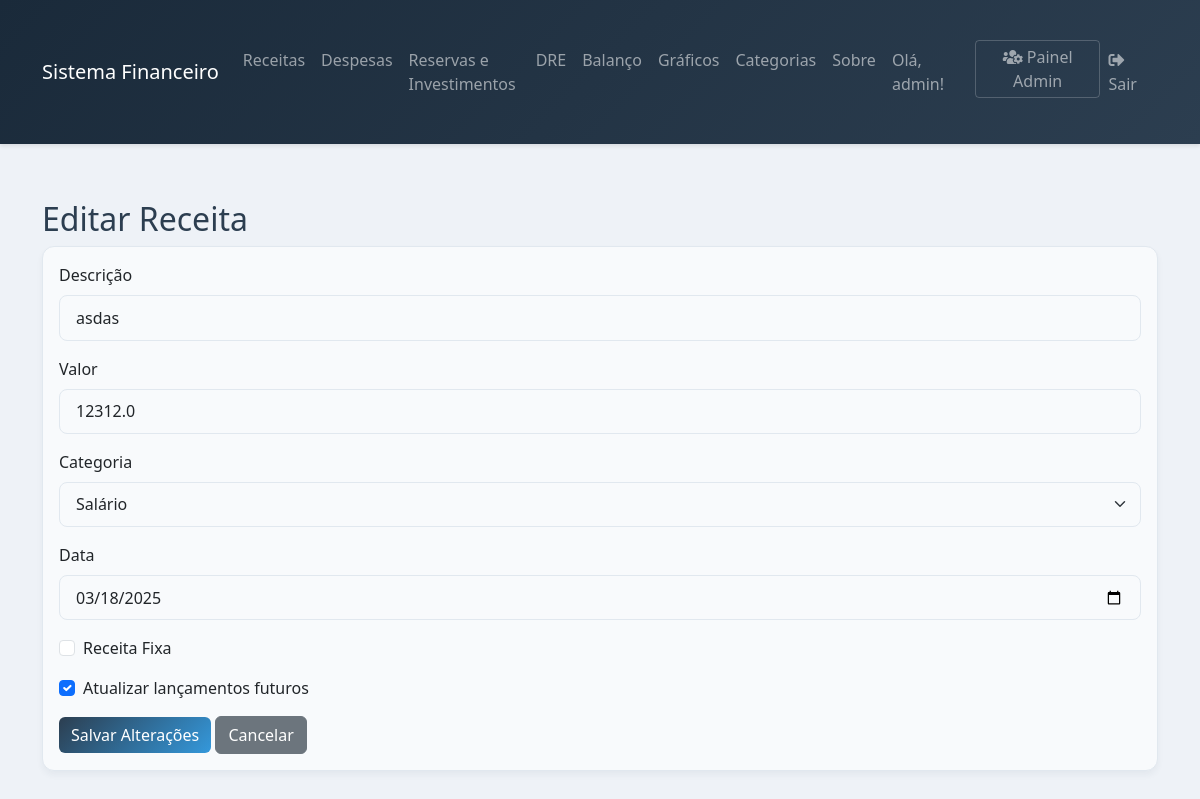
The app's page /editar_receita/2 (signed in) with its own data.
### models.py (models this page shows, shortened)
class Usuario(db.Model):
    __tablename__ = 'usuario'
    id = db.Column(db.Integer, primary_key=True)
    username = db.Column(db.String(80), unique=True, nullable=False)
    senha_hash = db.Column(db.String(128))
    is_admin = db.Column(db.Boolean, default=False)
    despesas = db.relationship('Despesa', backref='usuario', lazy=True)
    receitas = db.relationship('Receita', backref='usuario', lazy=True)

class Receita(db.Model):
    __tablename__ = 'receitas'
    id = db.Column(db.Integer, primary_key=True)
    descricao = db.Column(db.String(100), nullable=False)
    valor = db.Column(db.Float, nullable=False)
    data = db.Column(db.Date, nullable=False)
    categoria_id = db.Column(db.Integer, db.ForeignKey('categoria.id'), nullable=False)
    usuario_id = db.Column(db.Integer, db.ForeignKey('usuario.id'), nullable=False)
    fixa = db.Column(db.Boolean, default=False)
    recebido = db.Column(db.Boolean, default=False)
    num_repeticoes = db.Column(db.Integer, default=12)
    categoria = db.relationship('Categoria', lazy=True)

class Categoria(db.Model):
    __tablename__ = 'categoria'
    id = db.Column(db.Integer, primary_key=True)
    nome = db.Column(db.String(50), nullable=False)
    tipo = db.Column(db.String(20), nullable=False)  # 'receita' ou 'despesa'

### app.py (the view, shortened to what this page needs)
@app.route('/editar_receita/<int:id>', methods=['GET', 'POST'])
@login_required
def editar_receita(id):
    try:
        receita = Receita.query.get_or_404(id)
        usuario_id = Usuario.query.filter_by(username=session['usuario']).first().id
        if receita.usuario_id != usuario_id:
            app.logger.warning(f'Tentativa de acesso não autorizado à receita {id} pelo usuário {session["usuario"]}')
            flash('Acesso negado!', 'danger')
            return redirect(url_for('receitas'))
        categorias = Categoria.query.filter_by(tipo='receita').all()
        return render_template('editar_receita.html', receita=receita, categorias=categorias)
    except Exception as e:
        app.logger.error(f'Erro ao acessar edição de receita {id}: {str(e)}')
        flash('Erro ao acessar receita!', 'danger')
        return redirect(url_for('receitas'))

### app.py (called while the page is built)
def login_required(f):
    @wraps(f)
    def decorated_function(*args, **kwargs):
        if 'usuario' not in session:
            flash('Acesso negado. Por favor, faça login para continuar.', 'warning')
            return redirect(url_for('login'))
        return f(*args, **kwargs)
    return decorated_function

### templates/editar_receita.html (shortened to what this page needs)
{% extends "base.html" %}
{% block content %}
<div class="container mt-4">
    <h2>Editar Receita</h2>
    <div class="card">
        <div class="card-body">
            <form method="POST">
                <div class="mb-3">
                    <label for="descricao" class="form-label">Descrição</label>
                    <input type="text" class="form-control" id="descricao" name="descricao"
                           value="{{ receita.descricao }}" required>
                </div>
                <div class="mb-3">
                    <label for="valor" class="form-label">Valor</label>
                    <input type="number" step="0.01" class="form-control" id="valor" name="valor"
                           value="{{ receita.valor }}" required>
                </div>
                <div class="mb-3">
                    <label for="categoria" class="form-label">Categoria</label>
                    <select class="form-select" id="categoria" name="categoria" required>
                        {% for categoria in categorias %}
                            <option value="{{ categoria.id }}"
                                    {% if categoria.id == receita.categoria_id %}selected{% endif %}>
                                {{ categoria.nome }}
                            </option>
                        {% endfor %}
                    </select>
                </div>
                <div class="mb-3">
                    <label for="data" class="form-label">Data</label>
                    <input type="date" class="form-control" id="data" name="data"
                           value="{{ receita.data.strftime('%Y-%m-%d') }}" required>
                </div>
                <div class="mb-3 form-check">
                    <input type="checkbox" class="form-check-input" id="fixa" name="fixa"
                           onchange="toggleRepeticoes()">
                    <label class="form-check-label" for="fixa">Receita Fixa</label>
                </div>
                <div class="mb-3 form-check">
                    <input type="checkbox" class="form-check-input" id="atualizar_futuros" name="atualizar_futuros"
                           checked>
                    <label class="form-check-label" for="atualizar_futuros">Atualizar lançamentos futuros</label>
                </div>
                <button type="submit" class="btn btn-primary">Salvar Alterações</button>
                <a href="{{ url_for('receitas') }}" class="btn btn-secondary">Cancelar</a>
            </form>
        </div>
    </div>
</div>
{% endblock %}

### templates/base.html (shortened to what this page needs)
<!DOCTYPE html>
<html lang="pt-br">
<head>
    <link href="https://cdn.jsdelivr.net/npm/bootstrap@5.3.0/dist/css/bootstrap.min.css" rel="stylesheet">
    <link href="https://cdnjs.cloudflare.com/ajax/libs/font-awesome/5.15.4/css/all.min.css" rel="stylesheet">
</head>
<body>
    {% if 'usuario' in session %}
    <nav class="navbar navbar-expand-lg navbar-dark bg-dark">
        <div class="container">
            <a class="navbar-brand" href="{{ url_for('index') }}">Sistema Financeiro</a>
            <div class="collapse navbar-collapse" id="navbarNav">
                <ul class="navbar-nav me-auto">
                    <li class="nav-item">
                        <a class="nav-link" href="{{ url_for('receitas') }}">Receitas</a>
                    </li>
                    <li class="nav-item">
                        <a class="nav-link" href="{{ url_for('despesas') }}">Despesas</a>
                    </li>
                    <li class="nav-item">
                        <a class="nav-link" href="{{ url_for('reservas') }}">Reservas e Investimentos</a>
                    </li>
                    <li class="nav-item">
                        <a class="nav-link" href="{{ url_for('dre') }}">DRE</a>
                    </li>
                    <li class="nav-item">
                        <a class="nav-link" href="{{ url_for('balanco') }}">Balanço</a>
                    </li>
                    <li class="nav-item">
                        <a class="nav-link" href="{{ url_for('graficos') }}">Gráficos</a>
                    </li>
                    <li class="nav-item">
                        <a class="nav-link" href="{{ url_for('categorias') }}">Categorias</a>
                    </li>
                    <li class="nav-item">
                        <a class="nav-link" href="{{ url_for('sobre') }}">Sobre</a>
                    </li>
                </ul>
                <ul class="navbar-nav">
                    <li class="nav-item">
                        <span class="nav-link">Olá, {{ session['usuario'] }}!</span>
                    </li>
                    {% if session.get('is_admin') %}
                    <li class="nav-item">
                        <a class="nav-link btn btn-outline-light btn-sm admin-btn" href="{{ url_for('admin_usuarios') }}">
                            <i class="fas fa-users-cog"></i> Painel Admin
                        </a>
                    </li>
                    {% endif %}
                    <li class="nav-item">
                        <a class="nav-link" href="{{ url_for('logout') }}">
                            <i class="fas fa-sign-out-alt"></i> Sair
                        </a>
                    </li>
                </ul>
            </div>
        </div>
    </nav>
    {% endif %}
    {% block content %}{% endblock %}
</body>
</html>

### templates/base.html (style rules this page uses)
:root { --primary: #2c3e50; --secondary: #34495e; --success: #27ae60; --danger: #c0392b; --warning: #f39c12; --info: #3498db; --light: #ecf0f1; --dark: #2c3e50; --body-bg: #eef2f7; --card-bg: #f8fafc; --table-bg: #f8fafc; --hover-bg: #e8eef3; --border-color: #e1e8ef; }
body { background-color: var(--body-bg); color: #2c3e50; min-height: 100vh; }
.navbar { background: linear-gradient(135deg, #1a2a3a, #2c3e50); box-shadow: 0 2px 4px rgba(0,0,0,0.1); }
.card { background-color: var(--card-bg); border: none; border-radius: 12px; box-shadow: 0 4px 6px rgba(44, 62, 80, 0.05); margin-bottom: 1.5rem; transition: transform 0.2s ease, box-shadow 0.2s ease; border: 1px solid var(--border-color); }
.form-control, .form-select { background-color: var(--card-bg); border: 1px solid var(--border-color); border-radius: 8px; padding: 0.6rem 1rem; transition: all 0.3s ease; }
.container { padding-top: 2rem; padding-bottom: 2rem; }
.btn-primary { background: linear-gradient(135deg, #2c3e50, #3498db); border: none; }
.admin-btn { transition: all 0.3s ease; border: 1px solid rgba(255, 255, 255, 0.2); padding: 0.25rem 0.75rem; background-color: transparent; }

### records on screen
Usuario: usuario "admin"
Receita: descricao "asdas", valor "12312.0", categoria "Salário", data "03/18/2025"
